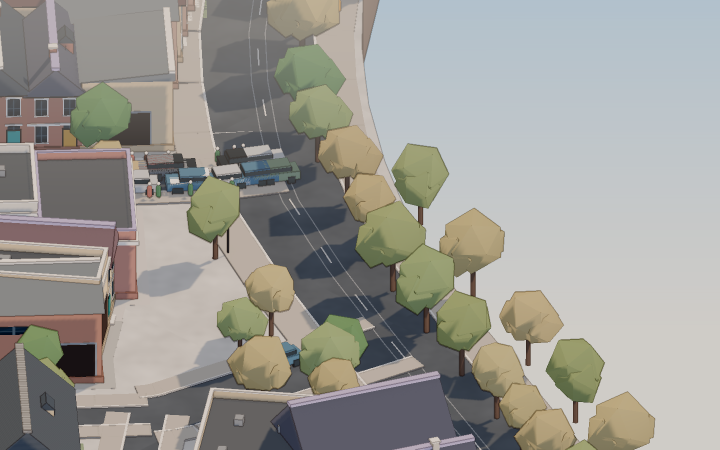
#> input picture worlds/brussels-deepseek/visual/review/round-1/clip-0.png, 1440 x 900 px (shown at 1/2 size)
$ python -i review.py   (imports and definitions only)
#> lines starting #> are read from the running program, lines starting #| are printed output that depends on the picture
#!/usr/bin/env python3
"""Image helpers for the beauty review (skills/paperdolls-beauty-review).

They compute; they never judge. The reviewer looks at the outputs.

  python tools/bench/review.py pack <round-dir> --exemplar <exemplar-dir>
      The one command a round needs. Measures everything (squint, motion,
      framing, sky, flat patches) against the exemplar, prints a short table
      with FLAG lines, writes metrics.json, and builds the only two images the
      reviewer opens: board.png (exemplar vs world: neighbourhood, street,
      overview) and extras.png (lens, street-90).

  python tools/bench/review.py squint <image.png> [--out <png>]
      Blur (8 px) + greyscale + 3-level posterise, side by side with the
      original. Prints the share of pixels in each value band.

  python tools/bench/review.py sheet <out.png> <img> [<img> ...] [--labels a,b,...]
      Contact sheet: images in a row (wrapping at 3), each scaled to 720 px
      wide, labelled. Use it to put a capture next to an exemplar.

  python tools/bench/review.py diff <a.png> <b.png> [--out <png>]
      Mean absolute pixel change between two frames (0-255), plus a diff
      image. Used on clip frames: ~0 means nothing moved.
"""
import argparse
import json
import sys
from collections import deque
from pathlib import Path

from PIL import Image, ImageChops, ImageDraw, ImageFilter, ImageOps, ImageStat


def squint(path: Path, out: Path | None) -> int:
#> called with out = 'out.png'
    img = Image.open(path).convert("RGB")
#> img is the input picture: PIL image 1440x900 RGB; mean R, G, B 154.5, 153.5, 147.6
    grey = ImageOps.grayscale(img.filter(ImageFilter.GaussianBlur(8)))
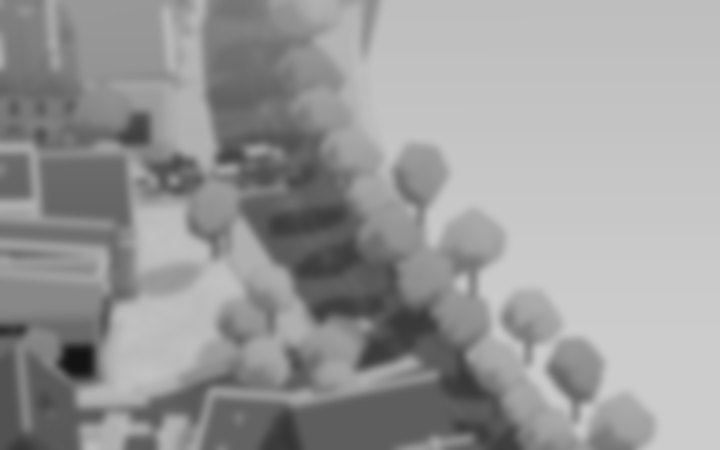
#> grey: PIL image 1440x900 L (shown at 1/2 size); min 19, max 204, mean 153.1
    bands = grey.point(lambda v: 0 if v < 85 else (128 if v < 170 else 255))
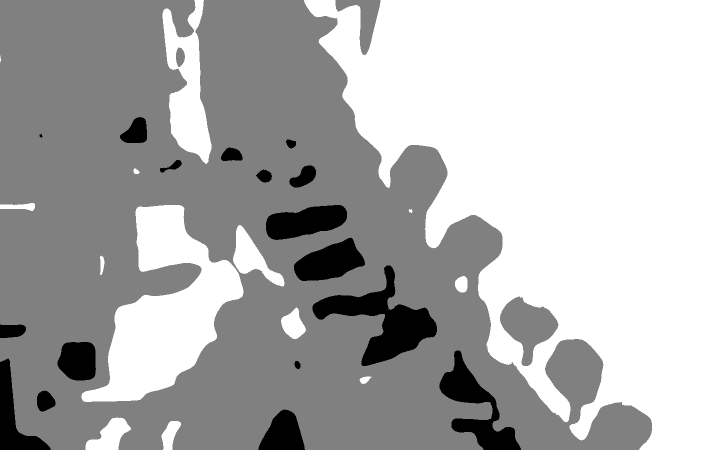
#> bands: PIL image 1440x900 L (shown at 1/2 size); min 0, max 255, mean 175.5
    hist = bands.histogram()
#> hist = 256 values, max 674212 at index 128, min 0 at index 1, mean 5062.5
    total = img.width * img.height
#> total = 1296000
    dark, mid, light = hist[0] / total, hist[128] / total, hist[255] / total
#> dark = 0.0529; mid = 0.52; light = 0.427
    print(f"value bands  dark {dark:.0%}  mid {mid:.0%}  light {light:.0%}")
#| value bands  dark 5%  mid 52%  light 43%
    print(f"blurred luminance  mean {ImageStat.Stat(grey).mean[0]:.0f}  stddev {ImageStat.Stat(grey).stddev[0]:.0f}")
#| blurred luminance  mean 153  stddev 41
    out = out or path.with_name(path.stem + "-squint.png")
    w = img.width // 2
#> w = 720
    h = img.height // 2
#> h = 450
    sheet = Image.new("RGB", (w * 3, h), "white")
#> sheet: PIL image 2160x450 RGB; every value is 255
    sheet.paste(img.resize((w, h)), (0, 0))
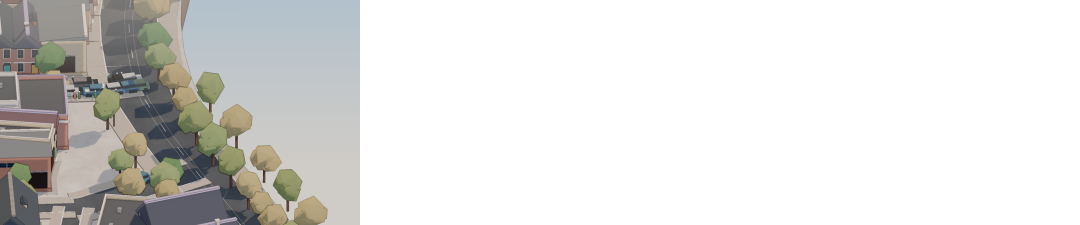
#> sheet: PIL image 2160x450 RGB (shown at 1/2 size); mean R, G, B 221.5, 221.2, 219.2
    sheet.paste(grey.convert("RGB").resize((w, h)), (w, 0))
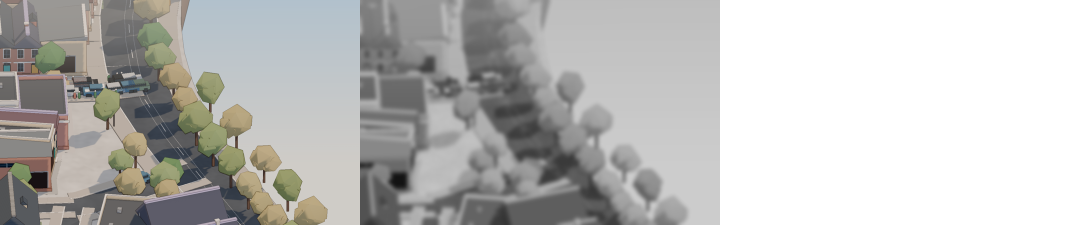
#> sheet: PIL image 2160x450 RGB (shown at 1/2 size); mean R, G, B 187.6, 187.2, 185.3
    sheet.paste(bands.convert("RGB").resize((w, h)), (w * 2, 0))
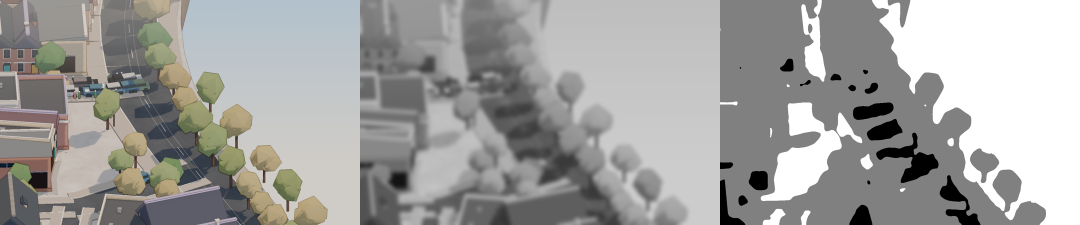
#> sheet: PIL image 2160x450 RGB (shown at 1/2 size); mean R, G, B 161, 160.7, 158.7
    sheet.save(out)
    print(out)
    return 0


# [35 lines left out: functions sheet, diff, not called in this run]


# ---- measured checks (used by pack) -------------------------------------

def _near(a, b, t):
    return abs(a[0] - b[0]) + abs(a[1] - b[1]) + abs(a[2] - b[2]) <= t


# [83 lines left out: functions _bands, _coverage, _sky, _flat, _motion, _tile and 1 more, not called in this run]


SHOTS = ("neighbourhood", "street", "overview")


# [74 lines left out: functions pack, main, not called in this run]


# [2 lines not run here, left out]

>>> result = squint('../../worlds/brussels-deepseek/visual/review/round-1/clip-0.png', 'out.png')
